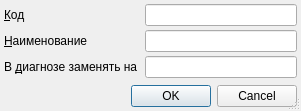
<?xml version="1.0" encoding="UTF-8"?>
<ui version="4.0">
 <class>ItemEditorDialog</class>
 <widget class="QDialog" name="ItemEditorDialog">
  <property name="geometry">
   <rect>
    <x>0</x>
    <y>0</y>
    <width>301</width>
    <height>111</height>
   </rect>
  </property>
  <property name="windowTitle">
   <string>ChangeMe!</string>
  </property>
  <property name="sizeGripEnabled">
   <bool>true</bool>
  </property>
  <layout class="QGridLayout">
   <property name="margin">
    <number>4</number>
   </property>
   <property name="spacing">
    <number>4</number>
   </property>
   <item row="4" column="0" colspan="2">
    <widget class="QDialogButtonBox" name="buttonBox">
     <property name="orientation">
      <enum>Qt::Horizontal</enum>
     </property>
     <property name="standardButtons">
      <set>QDialogButtonBox::Cancel|QDialogButtonBox::Ok</set>
     </property>
    </widget>
   </item>
   <item row="3" column="0">
    <spacer>
     <property name="orientation">
      <enum>Qt::Vertical</enum>
     </property>
     <property name="sizeHint" stdset="0">
      <size>
       <width>103</width>
       <height>16</height>
      </size>
     </property>
    </spacer>
   </item>
   <item row="0" column="1">
    <widget class="QLineEdit" name="edtCode"/>
   </item>
   <item row="1" column="1">
    <widget class="QLineEdit" name="edtName"/>
   </item>
   <item row="2" column="0">
    <widget class="QLabel" name="lblFinance">
     <property name="text">
      <string>В &amp;диагнозе заменять на </string>
     </property>
     <property name="buddy">
      <cstring>edtReplaceCode</cstring>
     </property>
    </widget>
   </item>
   <item row="1" column="0">
    <widget class="QLabel" name="lblName">
     <property name="text">
      <string>&amp;Наименование</string>
     </property>
     <property name="buddy">
      <cstring>edtName</cstring>
     </property>
    </widget>
   </item>
   <item row="0" column="0">
    <widget class="QLabel" name="lblCode">
     <property name="text">
      <string>&amp;Код</string>
     </property>
     <property name="buddy">
      <cstring>edtCode</cstring>
     </property>
    </widget>
   </item>
   <item row="2" column="1">
    <widget class="QLineEdit" name="edtReplaceCode"/>
   </item>
  </layout>
 </widget>
 <tabstops>
  <tabstop>edtCode</tabstop>
  <tabstop>edtName</tabstop>
  <tabstop>edtReplaceCode</tabstop>
  <tabstop>buttonBox</tabstop>
 </tabstops>
 <resources/>
 <connections>
  <connection>
   <sender>buttonBox</sender>
   <signal>accepted()</signal>
   <receiver>ItemEditorDialog</receiver>
   <slot>accept()</slot>
   <hints>
    <hint type="sourcelabel">
     <x>158</x>
     <y>121</y>
    </hint>
    <hint type="destinationlabel">
     <x>117</x>
     <y>106</y>
    </hint>
   </hints>
  </connection>
  <connection>
   <sender>buttonBox</sender>
   <signal>rejected()</signal>
   <receiver>ItemEditorDialog</receiver>
   <slot>reject()</slot>
   <hints>
    <hint type="sourcelabel">
     <x>238</x>
     <y>99</y>
    </hint>
    <hint type="destinationlabel">
     <x>247</x>
     <y>107</y>
    </hint>
   </hints>
  </connection>
 </connections>
</ui>
